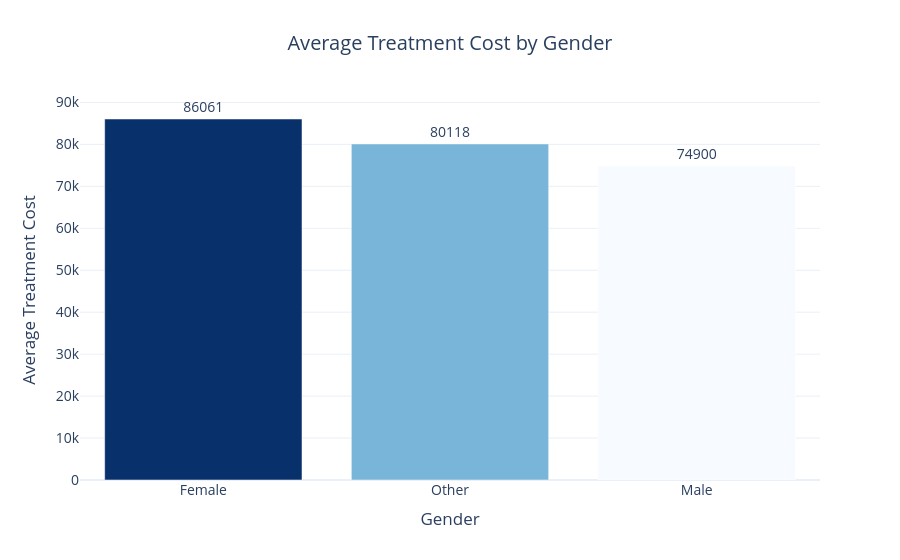

Write notebook code for a chart like this one.
### Markdown cell above
### Question 6: How does average treatment cost differ by gender?

### Code cell
gender_cost = (
    hospital_df
    .groupby("Gender", as_index=False)["Treatment Cost"]
    .mean()
    .sort_values(by="Treatment Cost", ascending=False)
)

fig = px.bar(
    gender_cost,
    x="Gender",
    y="Treatment Cost",
    color="Treatment Cost",
    color_continuous_scale="Blues",
    text_auto=".0f",
    title="Average Treatment Cost by Gender"
)

fig.update_layout(
    template="plotly_white",
    xaxis_title="Gender",
    yaxis_title="Average Treatment Cost",
    coloraxis_showscale=False,
    title_x=0.5,
    font=dict(size=14)
)

fig.update_traces(textposition="outside")

fig.show()

### Figure 1 — Plotly figure (JSON) as saved in the notebook; plotly's stock layout.template omitted (floating-point values rounded to 4 significant figures)
{"data": [{"hovertemplate": "Gender=%{x}<br>Treatment Cost=%{marker.color}<extra></extra>", "legendgroup": "", "marker": {"color": [86060.0, 80120.0, 74900.0], "coloraxis": "coloraxis", "pattern": {"shape": ""}}, "name": "", "orientation": "v", "showlegend": false, "textposition": "outside", "texttemplate": "%{y:.0f}", "type": "bar", "x": ["Female", "Other", "Male"], "xaxis": "x", "y": [86060.0, 80120.0, 74900.0], "yaxis": "y"}], "layout": {"barmode": "relative", "coloraxis": {"colorbar": {"title": {"text": "Treatment Cost"}}, "colorscale": [[0, "rgb(247,251,255)"], [0.125, "rgb(222,235,247)"], [0.25, "rgb(198,219,239)"], [0.375, "rgb(158,202,225)"], [0.5, "rgb(107,174,214)"], [0.625, "rgb(66,146,198)"], [0.75, "rgb(33,113,181)"], [0.875, "rgb(8,81,156)"], [1, "rgb(8,48,107)"]], "showscale": false}, "font": {"size": 14}, "legend": {"tracegroupgap": 0}, "title": {"text": "Average Treatment Cost by Gender", "x": 0.5}, "xaxis": {"anchor": "y", "domain": [0, 1], "title": {"text": "Gender"}}, "yaxis": {"anchor": "x", "domain": [0, 1], "title": {"text": "Average Treatment Cost"}}}}
